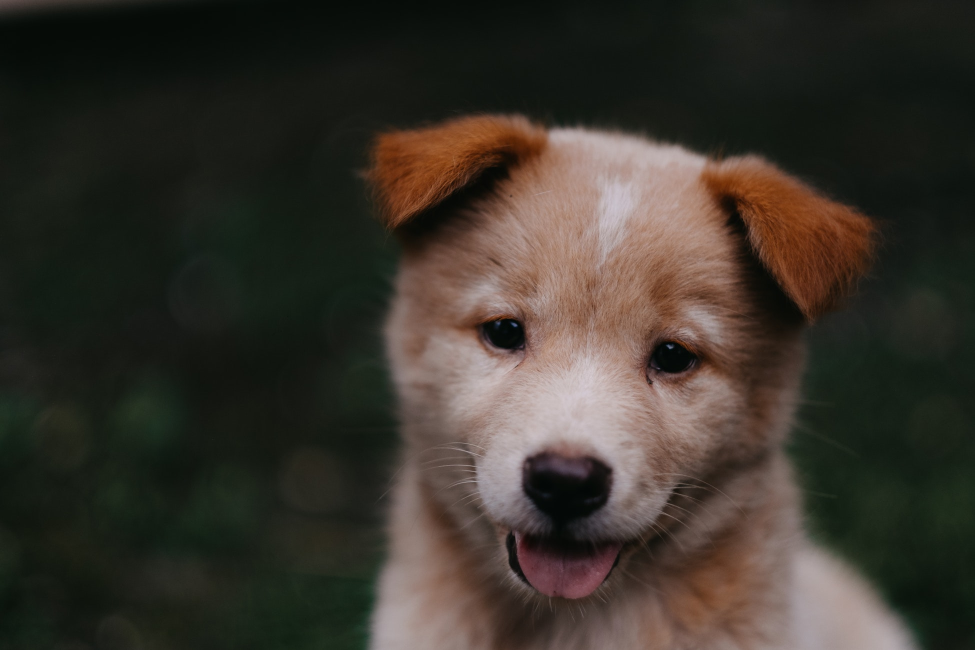
#> input picture DATA/00-puppy.jpg, 1950 x 1300 px (shown at 1/2 size)
$ jupyter execute 04_image_processing.ipynb   (shell and % lines are left out)
#> lines starting #> are read from the running program, lines starting #| are printed output that depends on the picture; after the words box and inside, x2 and y2 are one past the last pixel; in counts of white or black regions, pixels touching at a corner belong together
# Image Processing

 -  [Color Mapping](#Color-Mapping)
 -  [Blending](#Blending)
 -  [Small Image Overlay On Big Image](#Small-Image-Overlay-On-Big-Image)
 -  [Masking](#Masking)
 -  [Image Tresholding](#Image-Tresholding)
 -  [Blurring & Smoothing](#Blurring-&-Smoothing)
 -  [Morphological Operators](#Morphological-Operators)
 -  [Gradients](#Gradients)
 -  [Histograms](#Histograms)

### Color Mapping

[cell 1]
import cv2
import matplotlib.pyplot as plt

[cell 2]
img = cv2.imread("DATA/00-puppy.jpg")
#> img is the input picture: shape (1300, 1950, 3); mean B, G, R 43.8, 51.8, 57.3

[cell 3]
plt.imshow(img)

[cell 4]
#Converting ColorSpace from opencv default(bgr) to rgb
img = cv2.cvtColor(img,cv2.COLOR_BGR2RGB)
plt.imshow(img)

[cell 5]
#Now converting Image from rgb to hsv
hsv_img = cv2.cvtColor(img,cv2.COLOR_RGB2HSV)
#> hsv_img: shape (1300, 1950, 3); mean H, S, V 42.7, 74, 60.9
plt.imshow(hsv_img)

[cell 6]
#Now converting Image from rgb to hls
hls_img = cv2.cvtColor(img,cv2.COLOR_RGB2HLS)
#> hls_img: shape (1300, 1950, 3); mean of channels 0, 1, 2 42.7, 52.3, 46.9
plt.imshow(hls_img)

### Blending

[cell 7]
img1 = cv2.imread('DATA/dog_backpack.png')
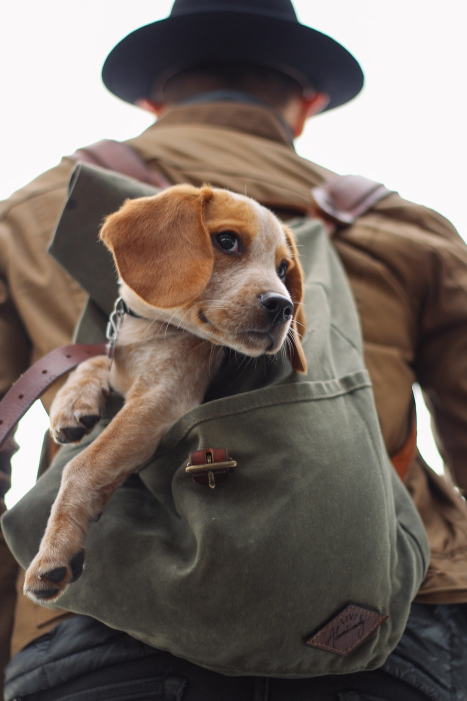
#> input picture DATA/dog_backpack.png, 934 x 1401 px (shown at 1/2 size)
#> img1 is the input picture: shape (1401, 934, 3); mean B, G, R 99.5, 106.7, 118.1
img1 = cv2.cvtColor(img1,cv2.COLOR_BGR2RGB)
img2 = cv2.imread('DATA/watermark_no_copy.png')
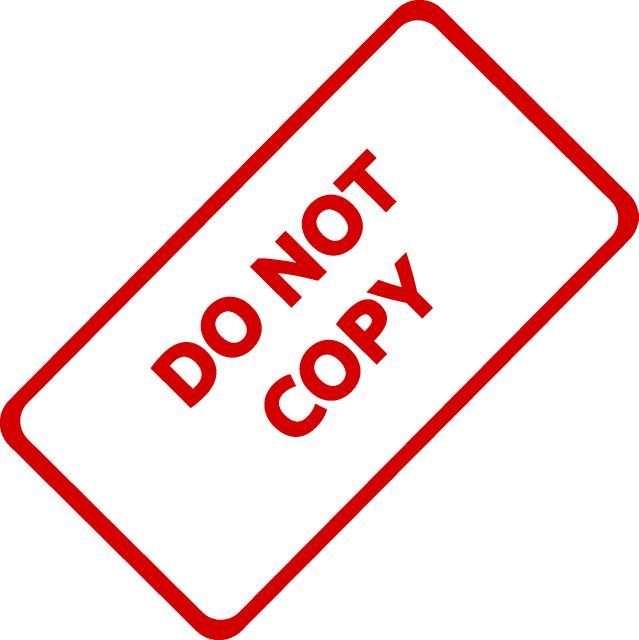
#> input picture DATA/watermark_no_copy.png, 1277 x 1280 px (shown at 1/2 size)
#> img2 is the input picture: shape (1280, 1277, 3); mean B, G, R 226.7, 226.7, 250.2
img2 = cv2.cvtColor(img2,cv2.COLOR_BGR2RGB)

[cell 8]
plt.imshow(img1)

[cell 9]
plt.imshow(img2)

[cell 10]
# checking shape of both img1 & img2
img1.shape
#> Out = (1401, 934, 3)

[cell 11]
img2.shape
#> Out = (1280, 1277, 3)

[cell 12]
# Blending images of same size

[cell 13]
img1 = cv2.resize(img1,(1200,1200))
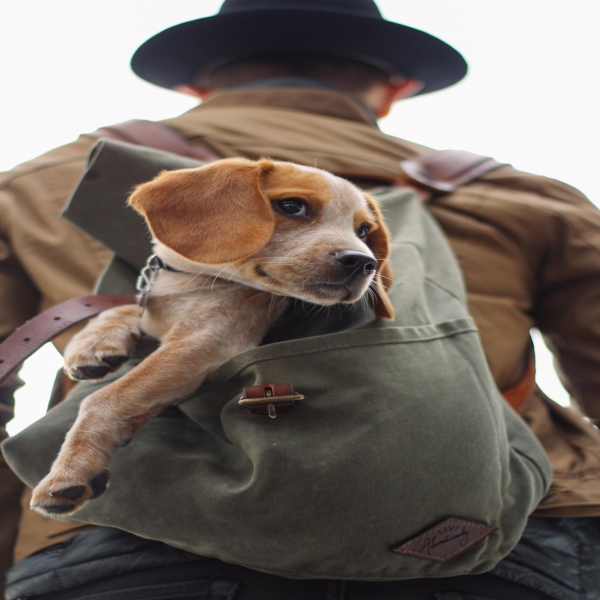
#> img1: shape (1200, 1200, 3) (shown at 1/2 size); mean R, G, B 118, 106.6, 99.4
img2 = cv2.resize(img2,(1200,1200))
#> img2: shape (1200, 1200, 3)

[cell 14]
# After Resizing Image into same size
plt.imshow(img1)

[cell 15]
# After Resizing Image into same size
plt.imshow(img2)

[cell 16]
#alpha and beta value is actually fill/full
blended = cv2.addWeighted(src1=img1,alpha=0.8,src2=img2,beta=0.2,gamma=0)
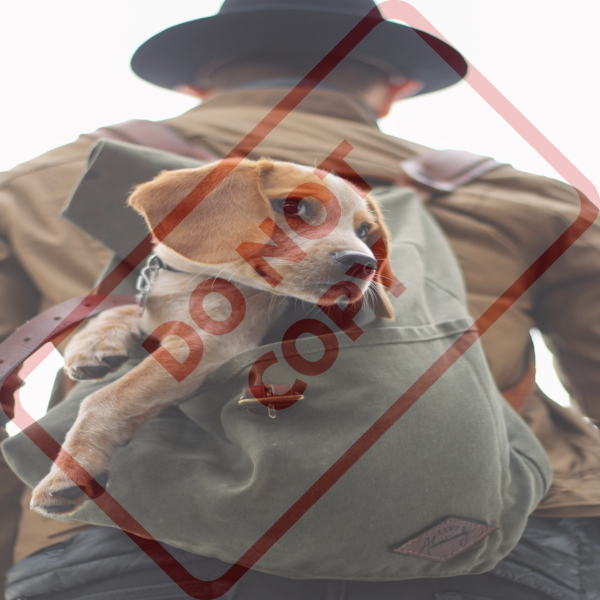
#> blended: shape (1200, 1200, 3) (shown at 1/2 size); mean R, G, B 144.4, 130.5, 124.8

[cell 17]
plt.imshow(blended)

### Small Image Overlay On Big Image

[cell 18]
# Overlay small image on the top of big image (no blending)
# Numpy Assignment

[cell 19]
img2 = cv2.resize(img2,(600,600))
#> img2: shape (600, 600, 3)

[cell 20]
plt.imshow(img2)

[cell 21]
large_img = img1
small_img = img2

[cell 22]
#starting of x and y offset
x_offset = 0
y_offset = 0

[cell 23]
x_end = x_offset + small_img.shape[1] #column
#> x_end = 600
y_end = y_offset + small_img.shape[0] #row
#> y_end = 600

[cell 24]
small_img.shape
#> Out = (600, 600, 3)

[cell 25]
#slicing
large_img[y_offset:y_end,x_offset:x_end] = small_img

[cell 26]
plt.imshow(large_img)

### Masking

[cell 27]
#BLEND TOGETHER IMAGES OF DIFFERENT SIZES

[cell 28]
img1 = cv2.imread('DATA/dog_backpack.png')
img1 = cv2.cvtColor(img1,cv2.COLOR_BGR2RGB)
img2 = cv2.imread('DATA/watermark_no_copy.png')
img2 = cv2.cvtColor(img2,cv2.COLOR_BGR2RGB)

[cell 29]
#Resizing watermark image to 600x600

img2 = cv2.resize(img2,(600,600))
plt.imshow(img2)

[cell 30]
#checking img1 and its shape
img1.shape
#> Out = (1401, 934, 3)

[cell 31]
plt.imshow(img1)

[cell 32]
# offset calculation
# x_res- img_res
# y_res - img_res (here res = resolution)

x_offset = 934 - 600
y_offset = 1401 - 600

[cell 33]
#tuple unpacking
rows, cols,channels = img2.shape
#> rows = 600

[cell 34]
#checking
rows

[cell 35]
cols

[cell 36]
channels

[cell 37]
#taking roi from img 1 (bottom right corner)
roi = img1[y_offset:1401,x_offset:934]
plt.imshow(roi)

[cell 38]
#now creating a grayscale version of image2 for masking
img2gray = cv2.cvtColor(img2,cv2.COLOR_RGB2GRAY)
#color mapping (cmap='gray')
plt.imshow(img2gray,cmap='gray')

[cell 39]
#reversing/inverse value using bitwise_not(img2gray)
mask_inv = cv2.bitwise_not(img2gray)
plt.imshow(mask_inv,cmap='gray')

[cell 40]
#mask_inv no longer containing 3 color channels
mask_inv.shape

[cell 41]
import numpy as np

[cell 42]
#We need to do add those 3 color channels
# np.full(array will look like img2.shape,all value 255,DATATYPE)
white_background = np.full(img2.shape,255,dtype=np.uint8)

[cell 43]
white_background

[cell 44]
white_background.shape

[cell 45]
#bitwise_or(source,destination,mask=mask_img)
bk = cv2.bitwise_or(white_background,white_background,mask=mask_inv)
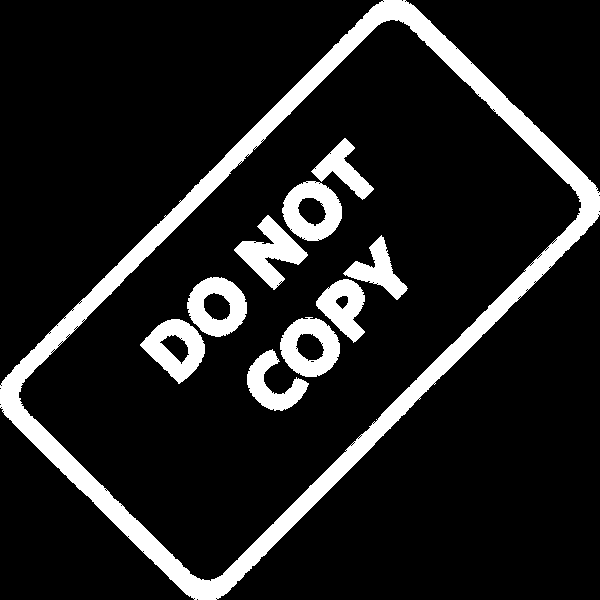
#> bk: shape (600, 600, 3); 12.8% white; 10 white regions, largest, box (x1, y1, x2, y2) and area: (0, 0, 600, 600) 28681, (234, 215, 308, 290) 2264, (282, 181, 342, 241) 2185
#> white_background: shape (600, 600, 3); every value is 255

[cell 46]
bk.shape

[cell 47]
#now img2 masking -> bk has all 3 color channels
plt.imshow(bk)

[cell 48]
#our original image was red, now bringing it back
fg = cv2.bitwise_or(img2,img2,mask=mask_inv)

[cell 49]
plt.imshow(fg)

[cell 50]
final_roi = cv2.bitwise_or(roi,fg)
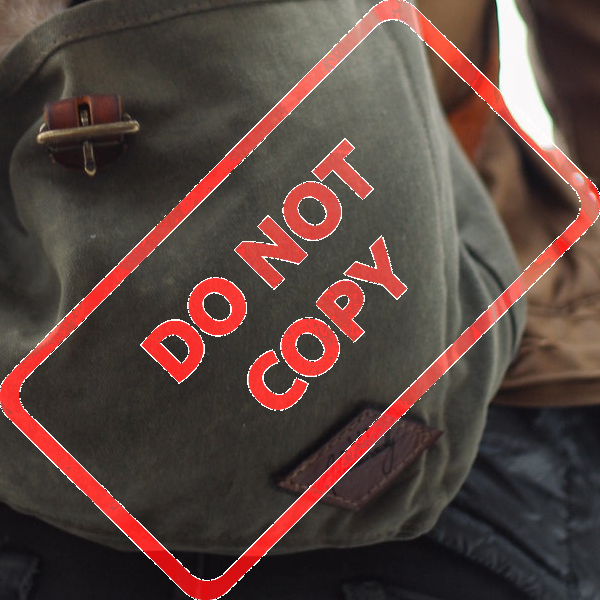
#> final_roi: shape (600, 600, 3); mean R, G, B 90.2, 67.8, 62.2

[cell 51]
plt.imshow(final_roi)

[cell 52]
#now setting final_roi to the actual image
large_img = img1
small_img = final_roi

[cell 53]
large_img[y_offset:y_offset+small_img.shape[0],x_offset:x_offset+small_img.shape[0]] = small_img
#> large_img: shape (1401, 934, 3)

[cell 54]
#FINAL MASKING IMAGE
plt.imshow(large_img)

### Image Tresholding

[cell 55]
#we are taking a rainbow image
rgb = cv2.imread('DATA/rainbow.jpg')
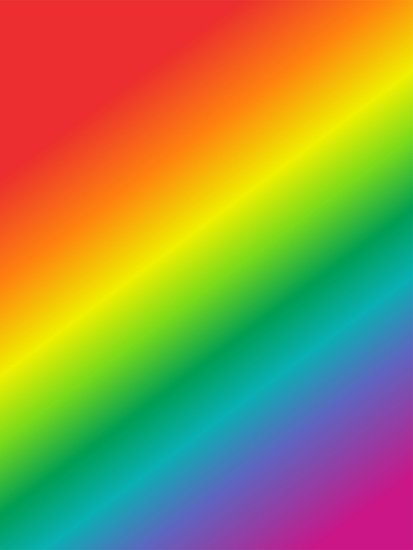
#> input picture DATA/rainbow.jpg, 413 x 550 px
#> rgb is the input picture: shape (550, 413, 3); mean B, G, R 72.8, 142.3, 152.3

[cell 56]
plt.imshow(rgb)

[cell 57]
#Now adding 0 flag to read it in grayscale
# syntax: cv2.imread(path, 0)
rgb = cv2.imread('DATA/rainbow.jpg',0)
#> rgb: shape (550, 413); min 87, max 214, mean 137.4

[cell 58]
plt.imshow(rgb,cmap='gray')

***Different Threshold Types***

**1. BINARY**

[cell 59]
# Syntax:
# ret,threshVar = cv2.threshold(img,thresh,max_value,cv2.THRESH_FUNCTIONS)
# here, ret is thresh value & threshVar is the image.

#If value is > thresh value, then its 255 (white/binary 1)
# Otherwise all will be zero
ret,thresh1 = cv2.threshold(rgb,127,255,cv2.THRESH_BINARY)
#> thresh1: shape (550, 413); 45% white; 18 white regions (17 under 20 px), largest, box (x1, y1, x2, y2) and area: (0, 0, 413, 486) 102225

[cell 60]
ret

[cell 61]
plt.imshow(thresh1,cmap='gray')

**2. Binary Inverse**

[cell 62]
#just reverse the value
ret,thresh2 = cv2.threshold(rgb,127,255,cv2.THRESH_BINARY_INV)
plt.imshow(thresh2,cmap='gray')

**3. THRESHOLD TRUNCTION**

[cell 63]
#if value is > thresh value, then 255
#otherwise all value will be equivalent to thresh
ret,thresh3 = cv2.threshold(rgb,127,255,cv2.THRESH_TRUNC)
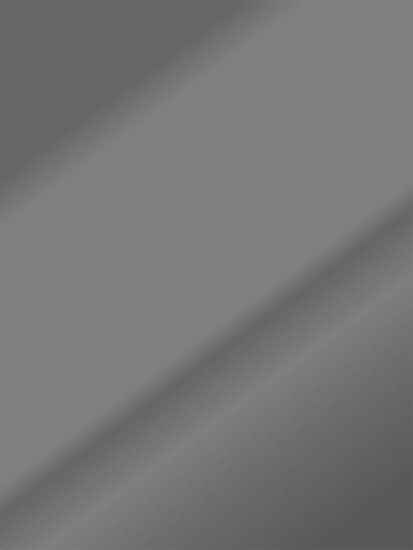
#> thresh3: shape (550, 413); min 87, max 127, mean 117.5
plt.imshow(thresh3,cmap='gray')

**4. Threshold to Zero**

[cell 64]
#if value is > thresh value, then 255
#otherwise all value will be equivalent to zero
ret,thresh4 = cv2.threshold(rgb,127,255,cv2.THRESH_TOZERO)
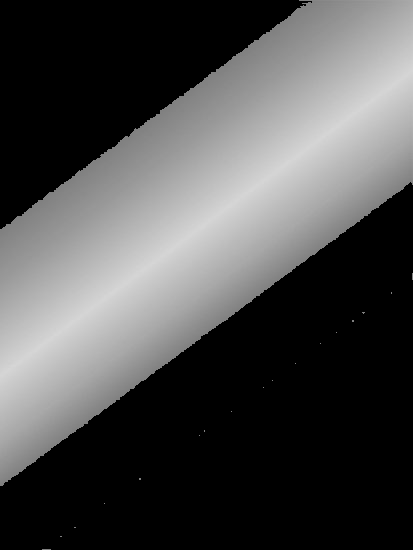
#> thresh4: shape (550, 413); min 0, max 214, mean 77
plt.imshow(thresh4,cmap='gray')

**5. Threshold to Zero (Inverse)**

[cell 65]
#just reverse the value
ret,thresh5 = cv2.threshold(rgb,127,255,cv2.THRESH_TOZERO_INV)
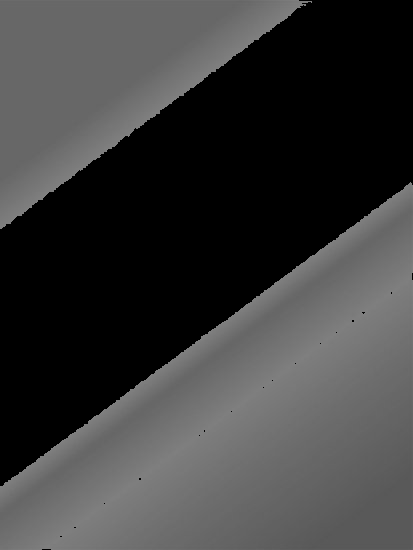
#> thresh5: shape (550, 413); min 0, max 127, mean 60.3
plt.imshow(thresh5,cmap='gray')
